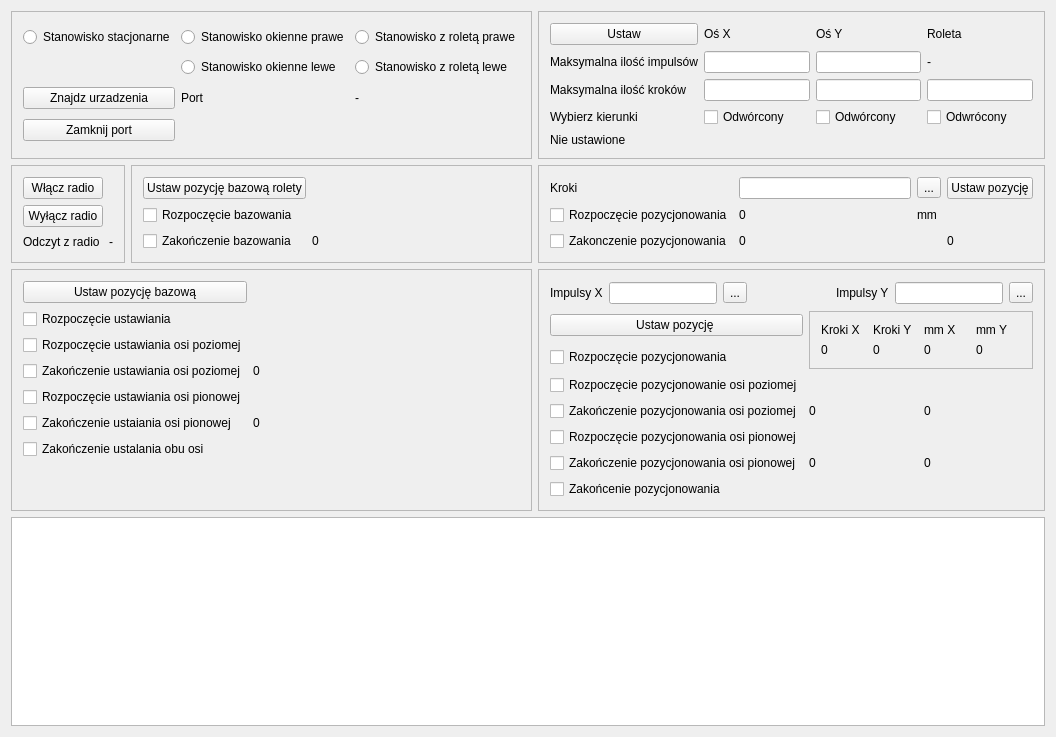
<?xml version="1.0" encoding="UTF-8"?>
<ui version="4.0">
 <class>MainWindow</class>
 <widget class="QMainWindow" name="MainWindow">
  <property name="geometry">
   <rect>
    <x>0</x>
    <y>0</y>
    <width>1056</width>
    <height>737</height>
   </rect>
  </property>
  <property name="windowTitle">
   <string>MainWindow</string>
  </property>
  <widget class="QWidget" name="centralWidget">
   <layout class="QGridLayout" name="gridLayout">
    <item row="1" column="1">
     <widget class="QFrame" name="frame_4">
      <property name="frameShape">
       <enum>QFrame::StyledPanel</enum>
      </property>
      <property name="frameShadow">
       <enum>QFrame::Raised</enum>
      </property>
      <layout class="QGridLayout" name="gridLayout_5">
       <item row="0" column="0">
        <widget class="QPushButton" name="pbRoletaHome">
         <property name="text">
          <string>Ustaw pozycję bazową rolety</string>
         </property>
        </widget>
       </item>
       <item row="0" column="1">
        <spacer name="horizontalSpacer_2">
         <property name="orientation">
          <enum>Qt::Horizontal</enum>
         </property>
         <property name="sizeHint" stdset="0">
          <size>
           <width>40</width>
           <height>20</height>
          </size>
         </property>
        </spacer>
       </item>
       <item row="1" column="0">
        <widget class="QCheckBox" name="cbRolHomeStart">
         <property name="text">
          <string>Rozpoczęcie bazowania</string>
         </property>
         <property name="checkable">
          <bool>true</bool>
         </property>
        </widget>
       </item>
       <item row="2" column="1">
        <widget class="QLabel" name="homeStepsR">
         <property name="text">
          <string>0</string>
         </property>
        </widget>
       </item>
       <item row="2" column="0">
        <widget class="QCheckBox" name="cbRolHomeKoniec">
         <property name="text">
          <string>Zakończenie bazowania</string>
         </property>
         <property name="checkable">
          <bool>true</bool>
         </property>
        </widget>
       </item>
      </layout>
     </widget>
    </item>
    <item row="1" column="0">
     <widget class="QFrame" name="frame_6">
      <property name="frameShape">
       <enum>QFrame::StyledPanel</enum>
      </property>
      <property name="frameShadow">
       <enum>QFrame::Raised</enum>
      </property>
      <layout class="QGridLayout" name="gridLayout_7">
       <item row="0" column="0">
        <widget class="QPushButton" name="pbRadioOn">
         <property name="text">
          <string>Włącz radio</string>
         </property>
        </widget>
       </item>
       <item row="2" column="0">
        <widget class="QLabel" name="label_8">
         <property name="text">
          <string>Odczyt z radio</string>
         </property>
        </widget>
       </item>
       <item row="2" column="1">
        <widget class="QLabel" name="radioInfo">
         <property name="text">
          <string>-</string>
         </property>
        </widget>
       </item>
       <item row="1" column="0">
        <widget class="QPushButton" name="pbRadioOff">
         <property name="text">
          <string>Wyłącz radio</string>
         </property>
        </widget>
       </item>
      </layout>
     </widget>
    </item>
    <item row="0" column="0" colspan="2">
     <widget class="QFrame" name="frame_7">
      <property name="frameShape">
       <enum>QFrame::StyledPanel</enum>
      </property>
      <property name="frameShadow">
       <enum>QFrame::Raised</enum>
      </property>
      <layout class="QGridLayout" name="gridLayout_8">
       <item row="0" column="2">
        <widget class="QRadioButton" name="rbRoletaPrawe">
         <property name="text">
          <string>Stanowisko z roletą prawe</string>
         </property>
        </widget>
       </item>
       <item row="0" column="0">
        <widget class="QRadioButton" name="rbStac">
         <property name="text">
          <string>Stanowisko stacjonarne</string>
         </property>
        </widget>
       </item>
       <item row="2" column="0">
        <widget class="QPushButton" name="pbFindSerial">
         <property name="text">
          <string>Znajdz urzadzenia</string>
         </property>
        </widget>
       </item>
       <item row="2" column="1">
        <widget class="QLabel" name="label_7">
         <property name="text">
          <string>Port</string>
         </property>
        </widget>
       </item>
       <item row="0" column="1">
        <widget class="QRadioButton" name="rbOknoPrawe">
         <property name="text">
          <string>Stanowisko okienne prawe</string>
         </property>
        </widget>
       </item>
       <item row="1" column="2">
        <widget class="QRadioButton" name="rbRoletaLewe">
         <property name="text">
          <string>Stanowisko z roletą lewe</string>
         </property>
        </widget>
       </item>
       <item row="1" column="1">
        <widget class="QRadioButton" name="rbOknoLewe">
         <property name="text">
          <string>Stanowisko okienne lewe</string>
         </property>
        </widget>
       </item>
       <item row="3" column="0">
        <widget class="QPushButton" name="pbClose">
         <property name="text">
          <string>Zamknij port</string>
         </property>
        </widget>
       </item>
       <item row="2" column="2">
        <widget class="QLabel" name="portName">
         <property name="text">
          <string>-</string>
         </property>
        </widget>
       </item>
       <item row="3" column="1" colspan="2">
        <widget class="QLabel" name="statusserial">
         <property name="text">
          <string/>
         </property>
        </widget>
       </item>
      </layout>
     </widget>
    </item>
    <item row="0" column="2">
     <widget class="QFrame" name="frame">
      <property name="frameShape">
       <enum>QFrame::StyledPanel</enum>
      </property>
      <property name="frameShadow">
       <enum>QFrame::Raised</enum>
      </property>
      <layout class="QGridLayout" name="gridLayout_2">
       <item row="2" column="2">
        <widget class="QLineEdit" name="maxStepY"/>
       </item>
       <item row="1" column="1">
        <widget class="QLineEdit" name="maxImpx"/>
       </item>
       <item row="0" column="3">
        <widget class="QLabel" name="label_3">
         <property name="text">
          <string>Roleta</string>
         </property>
        </widget>
       </item>
       <item row="2" column="3">
        <widget class="QLineEdit" name="maxStepR"/>
       </item>
       <item row="3" column="0">
        <widget class="QLabel" name="label_17">
         <property name="text">
          <string>Wybierz kierunki</string>
         </property>
        </widget>
       </item>
       <item row="0" column="1">
        <widget class="QLabel" name="label_15">
         <property name="text">
          <string>Oś X</string>
         </property>
        </widget>
       </item>
       <item row="0" column="0">
        <widget class="QPushButton" name="pbSettings">
         <property name="text">
          <string>Ustaw</string>
         </property>
        </widget>
       </item>
       <item row="3" column="2">
        <widget class="QCheckBox" name="dirY">
         <property name="text">
          <string>Odwórcony</string>
         </property>
        </widget>
       </item>
       <item row="1" column="2">
        <widget class="QLineEdit" name="maxImpY"/>
       </item>
       <item row="2" column="1">
        <widget class="QLineEdit" name="maxStepX"/>
       </item>
       <item row="1" column="3">
        <widget class="QLabel" name="label">
         <property name="text">
          <string>-</string>
         </property>
        </widget>
       </item>
       <item row="2" column="0">
        <widget class="QLabel" name="label_19">
         <property name="text">
          <string>Maksymalna ilość kroków</string>
         </property>
        </widget>
       </item>
       <item row="3" column="3">
        <widget class="QCheckBox" name="dirR">
         <property name="text">
          <string>Odwrócony</string>
         </property>
        </widget>
       </item>
       <item row="1" column="0">
        <widget class="QLabel" name="label_13">
         <property name="text">
          <string>Maksymalna ilość impulsów</string>
         </property>
        </widget>
       </item>
       <item row="3" column="1">
        <widget class="QCheckBox" name="dirX">
         <property name="text">
          <string>Odwórcony</string>
         </property>
        </widget>
       </item>
       <item row="0" column="2">
        <widget class="QLabel" name="label_16">
         <property name="text">
          <string>Oś Y</string>
         </property>
        </widget>
       </item>
       <item row="4" column="0" colspan="4">
        <widget class="QLabel" name="statusparams">
         <property name="text">
          <string>Nie ustawione</string>
         </property>
        </widget>
       </item>
      </layout>
     </widget>
    </item>
    <item row="3" column="0" colspan="2">
     <widget class="QFrame" name="frame_2">
      <property name="frameShape">
       <enum>QFrame::StyledPanel</enum>
      </property>
      <property name="frameShadow">
       <enum>QFrame::Raised</enum>
      </property>
      <layout class="QGridLayout" name="gridLayout_3">
       <item row="5" column="1">
        <widget class="QLabel" name="homeStepsY">
         <property name="text">
          <string>0</string>
         </property>
        </widget>
       </item>
       <item row="0" column="1">
        <spacer name="horizontalSpacer">
         <property name="orientation">
          <enum>Qt::Horizontal</enum>
         </property>
         <property name="sizeHint" stdset="0">
          <size>
           <width>40</width>
           <height>20</height>
          </size>
         </property>
        </spacer>
       </item>
       <item row="0" column="0">
        <widget class="QPushButton" name="pbHome">
         <property name="text">
          <string>Ustaw pozycję bazową</string>
         </property>
        </widget>
       </item>
       <item row="1" column="0">
        <widget class="QCheckBox" name="cbHomeStart">
         <property name="text">
          <string>Rozpoczęcie ustawiania</string>
         </property>
         <property name="checkable">
          <bool>true</bool>
         </property>
        </widget>
       </item>
       <item row="3" column="1">
        <widget class="QLabel" name="homeStepsX">
         <property name="text">
          <string>0</string>
         </property>
        </widget>
       </item>
       <item row="5" column="0">
        <widget class="QCheckBox" name="cbHomeKoniecGD">
         <property name="text">
          <string>Zakończenie ustaiania osi pionowej</string>
         </property>
         <property name="checkable">
          <bool>true</bool>
         </property>
        </widget>
       </item>
       <item row="4" column="0">
        <widget class="QCheckBox" name="cbHomeStartGD">
         <property name="text">
          <string>Rozpoczęcie ustawiania osi pionowej</string>
         </property>
         <property name="checkable">
          <bool>true</bool>
         </property>
        </widget>
       </item>
       <item row="2" column="0">
        <widget class="QCheckBox" name="cbHomeStartLP">
         <property name="text">
          <string>Rozpoczęcie ustawiania osi poziomej</string>
         </property>
         <property name="checkable">
          <bool>true</bool>
         </property>
        </widget>
       </item>
       <item row="6" column="0">
        <widget class="QCheckBox" name="cbHomeKoniec">
         <property name="text">
          <string>Zakończenie ustalania obu osi</string>
         </property>
         <property name="checkable">
          <bool>true</bool>
         </property>
        </widget>
       </item>
       <item row="3" column="0">
        <widget class="QCheckBox" name="cbHomeKoniecLP">
         <property name="text">
          <string>Zakończenie ustawiania osi poziomej</string>
         </property>
         <property name="checkable">
          <bool>true</bool>
         </property>
        </widget>
       </item>
       <item row="7" column="0">
        <spacer name="verticalSpacer_2">
         <property name="orientation">
          <enum>Qt::Vertical</enum>
         </property>
         <property name="sizeHint" stdset="0">
          <size>
           <width>20</width>
           <height>40</height>
          </size>
         </property>
        </spacer>
       </item>
      </layout>
     </widget>
    </item>
    <item row="3" column="2">
     <widget class="QFrame" name="frame_3">
      <property name="frameShape">
       <enum>QFrame::StyledPanel</enum>
      </property>
      <property name="frameShadow">
       <enum>QFrame::Raised</enum>
      </property>
      <layout class="QGridLayout" name="gridLayout_4">
       <item row="7" column="1" colspan="2">
        <widget class="QLabel" name="stepY">
         <property name="text">
          <string>0</string>
         </property>
        </widget>
       </item>
       <item row="5" column="1" colspan="2">
        <widget class="QLabel" name="stepX">
         <property name="text">
          <string>0</string>
         </property>
        </widget>
       </item>
       <item row="3" column="0">
        <widget class="QCheckBox" name="cbPosStart">
         <property name="text">
          <string>Rozpoczęcie pozycjonowania</string>
         </property>
         <property name="checkable">
          <bool>true</bool>
         </property>
        </widget>
       </item>
       <item row="4" column="0">
        <widget class="QCheckBox" name="cbPosStartLP">
         <property name="text">
          <string>Rozpoczęcie pozycjonowanie osi poziomej</string>
         </property>
         <property name="checkable">
          <bool>true</bool>
         </property>
        </widget>
       </item>
       <item row="7" column="3" colspan="2">
        <widget class="QLabel" name="posImpY">
         <property name="text">
          <string>0</string>
         </property>
        </widget>
       </item>
       <item row="5" column="0">
        <widget class="QCheckBox" name="cbPosKoniecLP">
         <property name="text">
          <string>Zakończenie pozycjonowania osi poziomej</string>
         </property>
         <property name="checkable">
          <bool>true</bool>
         </property>
        </widget>
       </item>
       <item row="7" column="0">
        <widget class="QCheckBox" name="cbPosKoniecGD">
         <property name="text">
          <string>Zakończenie pozycjonowania osi pionowej</string>
         </property>
         <property name="checkable">
          <bool>true</bool>
         </property>
        </widget>
       </item>
       <item row="8" column="0">
        <widget class="QCheckBox" name="cbPosKoniec">
         <property name="text">
          <string>Zakońcenie pozycjonowania</string>
         </property>
         <property name="checkable">
          <bool>true</bool>
         </property>
        </widget>
       </item>
       <item row="6" column="0">
        <widget class="QCheckBox" name="cbPosStartGD">
         <property name="text">
          <string>Rozpoczęcie pozycjonowania osi pionowej</string>
         </property>
         <property name="checkable">
          <bool>true</bool>
         </property>
        </widget>
       </item>
       <item row="1" column="0" colspan="5">
        <widget class="QFrame" name="frame_8">
         <property name="frameShape">
          <enum>QFrame::NoFrame</enum>
         </property>
         <property name="frameShadow">
          <enum>QFrame::Plain</enum>
         </property>
         <layout class="QHBoxLayout" name="horizontalLayout">
          <property name="leftMargin">
           <number>0</number>
          </property>
          <property name="topMargin">
           <number>0</number>
          </property>
          <property name="rightMargin">
           <number>0</number>
          </property>
          <property name="bottomMargin">
           <number>0</number>
          </property>
          <item>
           <widget class="QLabel" name="label_4">
            <property name="text">
             <string>Impulsy X</string>
            </property>
           </widget>
          </item>
          <item>
           <widget class="QLineEdit" name="pos_X"/>
          </item>
          <item>
           <widget class="QToolButton" name="tb_X">
            <property name="text">
             <string>...</string>
            </property>
           </widget>
          </item>
          <item>
           <spacer name="horizontalSpacer_3">
            <property name="orientation">
             <enum>Qt::Horizontal</enum>
            </property>
            <property name="sizeHint" stdset="0">
             <size>
              <width>59</width>
              <height>20</height>
             </size>
            </property>
           </spacer>
          </item>
          <item>
           <widget class="QLabel" name="label_5">
            <property name="text">
             <string>Impulsy Y</string>
            </property>
           </widget>
          </item>
          <item>
           <widget class="QLineEdit" name="pos_Y"/>
          </item>
          <item>
           <widget class="QToolButton" name="tb_Y">
            <property name="text">
             <string>...</string>
            </property>
           </widget>
          </item>
         </layout>
        </widget>
       </item>
       <item row="5" column="3" colspan="2">
        <widget class="QLabel" name="posImpX">
         <property name="text">
          <string>0</string>
         </property>
        </widget>
       </item>
       <item row="2" column="0">
        <widget class="QPushButton" name="pbUstaw">
         <property name="text">
          <string>Ustaw pozycję </string>
         </property>
        </widget>
       </item>
       <item row="2" column="1" rowspan="2" colspan="4">
        <widget class="QFrame" name="frame_9">
         <property name="frameShape">
          <enum>QFrame::StyledPanel</enum>
         </property>
         <property name="frameShadow">
          <enum>QFrame::Raised</enum>
         </property>
         <layout class="QGridLayout" name="gridLayout_9">
          <item row="0" column="0">
           <widget class="QLabel" name="label_6">
            <property name="text">
             <string>Kroki X</string>
            </property>
           </widget>
          </item>
          <item row="0" column="2">
           <widget class="QLabel" name="label_11">
            <property name="text">
             <string>mm X</string>
            </property>
           </widget>
          </item>
          <item row="0" column="3">
           <widget class="QLabel" name="label_12">
            <property name="text">
             <string>mm Y</string>
            </property>
           </widget>
          </item>
          <item row="0" column="1">
           <widget class="QLabel" name="label_10">
            <property name="text">
             <string>Kroki Y</string>
            </property>
           </widget>
          </item>
          <item row="1" column="0">
           <widget class="QLabel" name="posXsteps">
            <property name="text">
             <string>0</string>
            </property>
           </widget>
          </item>
          <item row="1" column="1">
           <widget class="QLabel" name="posYsteps">
            <property name="text">
             <string>0</string>
            </property>
           </widget>
          </item>
          <item row="1" column="2">
           <widget class="QLabel" name="posXmm">
            <property name="text">
             <string>0</string>
            </property>
           </widget>
          </item>
          <item row="1" column="3">
           <widget class="QLabel" name="posYmm">
            <property name="text">
             <string>0</string>
            </property>
           </widget>
          </item>
         </layout>
        </widget>
       </item>
      </layout>
     </widget>
    </item>
    <item row="1" column="2">
     <widget class="QFrame" name="frame_5">
      <property name="frameShape">
       <enum>QFrame::StyledPanel</enum>
      </property>
      <property name="frameShadow">
       <enum>QFrame::Raised</enum>
      </property>
      <layout class="QGridLayout" name="gridLayout_6">
       <item row="0" column="0">
        <widget class="QLabel" name="label_2">
         <property name="text">
          <string>Kroki </string>
         </property>
        </widget>
       </item>
       <item row="2" column="0">
        <widget class="QCheckBox" name="cbRolPosStart">
         <property name="text">
          <string>Rozpoczęcie pozycjonowania</string>
         </property>
         <property name="checkable">
          <bool>true</bool>
         </property>
        </widget>
       </item>
       <item row="0" column="2">
        <widget class="QToolButton" name="tbRoletaR">
         <property name="text">
          <string>...</string>
         </property>
        </widget>
       </item>
       <item row="3" column="0">
        <widget class="QCheckBox" name="cbRolPosKoniec">
         <property name="text">
          <string>Zakonczenie pozycjonowania</string>
         </property>
         <property name="checkable">
          <bool>true</bool>
         </property>
        </widget>
       </item>
       <item row="0" column="4">
        <widget class="QPushButton" name="pbRoletaUstaw">
         <property name="text">
          <string>Ustaw pozycję</string>
         </property>
        </widget>
       </item>
       <item row="0" column="1">
        <widget class="QLineEdit" name="pos_R"/>
       </item>
       <item row="3" column="1">
        <widget class="QLabel" name="stepR">
         <property name="text">
          <string>0</string>
         </property>
        </widget>
       </item>
       <item row="3" column="4">
        <widget class="QLabel" name="posStepR">
         <property name="text">
          <string>0</string>
         </property>
        </widget>
       </item>
       <item row="2" column="1">
        <widget class="QLabel" name="lroletamm">
         <property name="text">
          <string>0</string>
         </property>
        </widget>
       </item>
       <item row="2" column="2">
        <widget class="QLabel" name="label_9">
         <property name="text">
          <string>mm</string>
         </property>
        </widget>
       </item>
      </layout>
     </widget>
    </item>
    <item row="5" column="0" colspan="3">
     <widget class="QPlainTextEdit" name="debug"/>
    </item>
   </layout>
  </widget>
 </widget>
 <layoutdefault spacing="6" margin="11"/>
 <tabstops>
  <tabstop>rbStac</tabstop>
  <tabstop>rbOknoPrawe</tabstop>
  <tabstop>rbRoletaPrawe</tabstop>
  <tabstop>rbOknoLewe</tabstop>
  <tabstop>rbRoletaLewe</tabstop>
  <tabstop>pbFindSerial</tabstop>
  <tabstop>pbClose</tabstop>
  <tabstop>maxImpx</tabstop>
  <tabstop>maxImpY</tabstop>
  <tabstop>maxStepX</tabstop>
  <tabstop>maxStepY</tabstop>
  <tabstop>maxStepR</tabstop>
  <tabstop>dirX</tabstop>
  <tabstop>dirY</tabstop>
  <tabstop>dirR</tabstop>
  <tabstop>pbSettings</tabstop>
  <tabstop>pbRadioOn</tabstop>
  <tabstop>pbRadioOff</tabstop>
  <tabstop>pbRoletaHome</tabstop>
  <tabstop>cbRolHomeStart</tabstop>
  <tabstop>cbRolHomeKoniec</tabstop>
  <tabstop>pos_R</tabstop>
  <tabstop>tbRoletaR</tabstop>
  <tabstop>pbRoletaUstaw</tabstop>
  <tabstop>cbRolPosStart</tabstop>
  <tabstop>cbRolPosKoniec</tabstop>
  <tabstop>pbHome</tabstop>
  <tabstop>cbHomeStart</tabstop>
  <tabstop>cbHomeStartLP</tabstop>
  <tabstop>cbHomeKoniecLP</tabstop>
  <tabstop>cbHomeStartGD</tabstop>
  <tabstop>cbHomeKoniecGD</tabstop>
  <tabstop>cbHomeKoniec</tabstop>
  <tabstop>cbPosStart</tabstop>
  <tabstop>cbPosStartLP</tabstop>
  <tabstop>cbPosKoniecLP</tabstop>
  <tabstop>cbPosStartGD</tabstop>
  <tabstop>cbPosKoniecGD</tabstop>
  <tabstop>cbPosKoniec</tabstop>
  <tabstop>debug</tabstop>
 </tabstops>
 <resources/>
 <connections/>
</ui>
